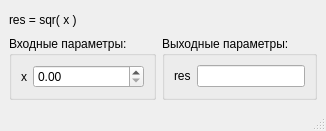
<?xml version="1.0" encoding="UTF-8"?>
<ui version="4.0">
 <class>MainWindowSqrFunc</class>
 <widget class="QMainWindow" name="MainWindowSqrFunc">
  <property name="geometry">
   <rect>
    <x>0</x>
    <y>0</y>
    <width>276</width>
    <height>131</height>
   </rect>
  </property>
  <property name="maximumSize">
   <size>
    <width>400</width>
    <height>300</height>
   </size>
  </property>
  <property name="windowTitle">
   <string>MainWindow</string>
  </property>
  <widget class="QWidget" name="centralwidget">
   <layout class="QGridLayout" name="gridLayout">
    <item row="0" column="0">
     <widget class="QLabel" name="label_3">
      <property name="sizePolicy">
       <sizepolicy hsizetype="Minimum" vsizetype="Minimum">
        <horstretch>0</horstretch>
        <verstretch>0</verstretch>
       </sizepolicy>
      </property>
      <property name="text">
       <string>res = sqr( x )</string>
      </property>
     </widget>
    </item>
    <item row="1" column="0">
     <widget class="QGroupBox" name="groupBox">
      <property name="title">
       <string>Входные параметры:</string>
      </property>
      <layout class="QFormLayout" name="formLayout">
       <item row="0" column="0">
        <widget class="QLabel" name="label">
         <property name="text">
          <string>x</string>
         </property>
        </widget>
       </item>
       <item row="0" column="1">
        <widget class="QDoubleSpinBox" name="doubleSpinBox_inFuncSqr_x"/>
       </item>
      </layout>
     </widget>
    </item>
    <item row="1" column="1">
     <widget class="QGroupBox" name="groupBox_2">
      <property name="title">
       <string>Выходные параметры:</string>
      </property>
      <layout class="QFormLayout" name="formLayout_2">
       <item row="0" column="0">
        <widget class="QLabel" name="label_2">
         <property name="text">
          <string>res</string>
         </property>
        </widget>
       </item>
       <item row="0" column="1">
        <widget class="QLineEdit" name="lineEdit_outFuncSqr_res"/>
       </item>
      </layout>
     </widget>
    </item>
   </layout>
  </widget>
  <widget class="QMenuBar" name="menubar">
   <property name="geometry">
    <rect>
     <x>0</x>
     <y>0</y>
     <width>276</width>
     <height>21</height>
    </rect>
   </property>
  </widget>
  <widget class="QStatusBar" name="statusbar"/>
 </widget>
 <resources/>
 <connections/>
</ui>
